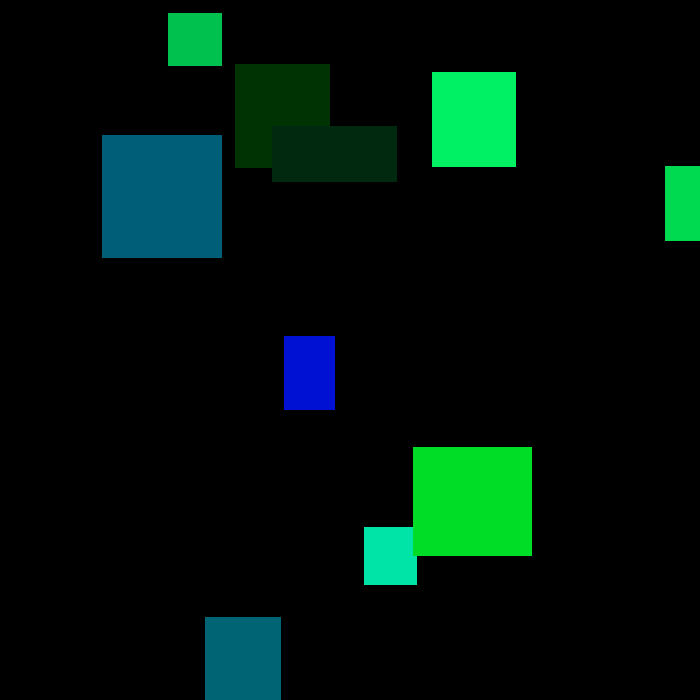
Frame 1 (no input)
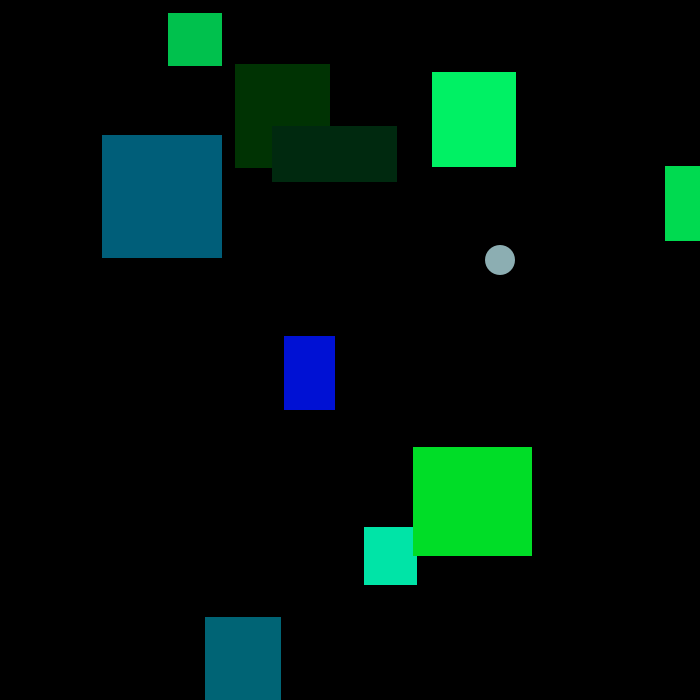
Frame 60 (the mouse pressed at the canvas centre just before this capture)
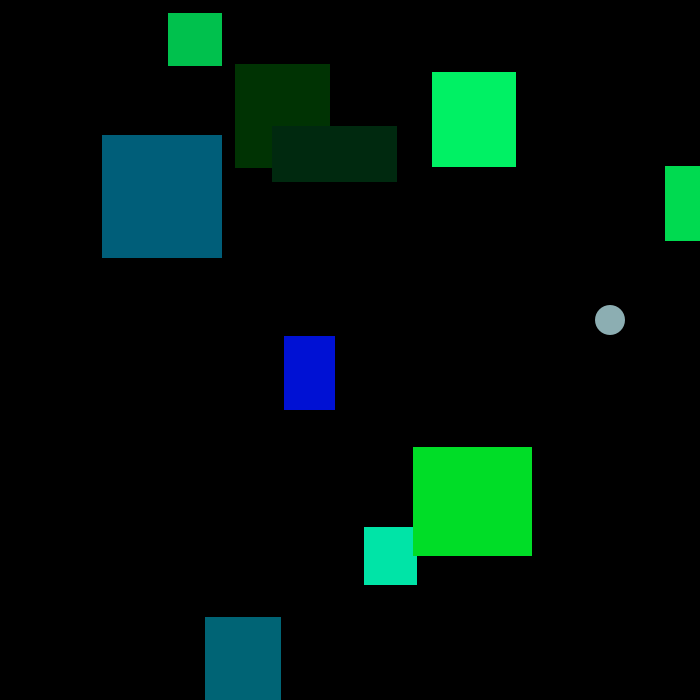
Frame 120 (the mouse held since frame 60 and released just before this capture)

The Processing sketch that drew these frames (run headless with seeded random() and noise(); from frame 60 on, the mouse is pressed at the canvas centre):

// Processing sketch: processing_178505
// ── processing_178505.pde

Ball b;
ArrayList<Rec> rectangles = new ArrayList<Rec>();


void setup()
{
  size(700,700);
  b = new Ball(200,200,5,1);
  for (int i = 0; i < 10; i++)
  {
    rectangles.add(new Rec()); 
  }
  for (int i = 0; i < rectangles.size(); i++)
  {
    Rec r = rectangles.get(i);
    r.rectangles();
  }
  
}

void draw()
{
  
  background(0);
  b.drawBall();
  for (int i = 0; i < rectangles.size(); i++)
  {
    Rec r = rectangles.get(i);
    r.drawRec();
    r.update();
  } 
}

class Ball
{
  float xpos;
  float ypos;
  float xvel;
  float yvel;
  float size;
  
  Ball(float x, float y, float xv, float yv)
  {
    xpos = x;
    ypos = y;
    xvel = xv;
    yvel = yv;
    size = 30;
  }
  
  void drawBall()
  {
    xpos += xvel;
    ypos += yvel;
    
    if ((xpos < 0) || (xpos > width))  xvel *= -1;
    if ((ypos < 0) || (ypos > height))  yvel *= -1;
    
    fill(#8CAEB2);
    noStroke();
    ellipse(xpos,ypos,size,size);
  }
  float calculateDistance(float x, float y)
  {
    float distance=dist(xpos,ypos,x,y);
    return distance;
  }
}
class Rec
{
  int sizex;
  int sizey;
  int posx;
  int posy;
  int xvel;
  int yvel;
  color c;
  
  void rectangles ()
  {
    sizex = int(random(50,150));
    sizey = int(random(50,150));
    posx = int(random(width));
    posy = int(random(height));
    c = color(0,random(255),random(255));
    xvel=0;
    yvel=0;
  }
  
  void drawRec()
  {  
   if(b.calculateDistance(posx,posy)<30)
   {
     fill(255,0,0);
   }
   else if(b.calculateDistance(posx,posy)>30)
   {
    fill(c); 
   }
   rect(posx,posy,sizex,sizey); 
   
  }
  
  void update()
  {
      if (keyPressed)
    {
      if (keyCode==UP)
      {
        yvel=-5;
      }
      if (keyCode==LEFT)
      {
        xvel=-5;      
        }
      if (keyCode==RIGHT)
      {
        xvel=5;
      }
      if (keyCode==DOWN)
      {
        yvel=5;
      } 
    }   
    else
    {
      xvel=0;
      yvel=0;
    }
    if (posx > width)
    { 
      xvel = -1;
    }
    else if (posx < 0)
    {
      xvel = 1;
    }
    if (posy > height)
    {
      yvel = -1;
    }
    else if (posy < 0)
    {
      yvel = 1;
    }
    posx = int(posx + xvel);
    posy = int(posy + yvel);  
  }
}
